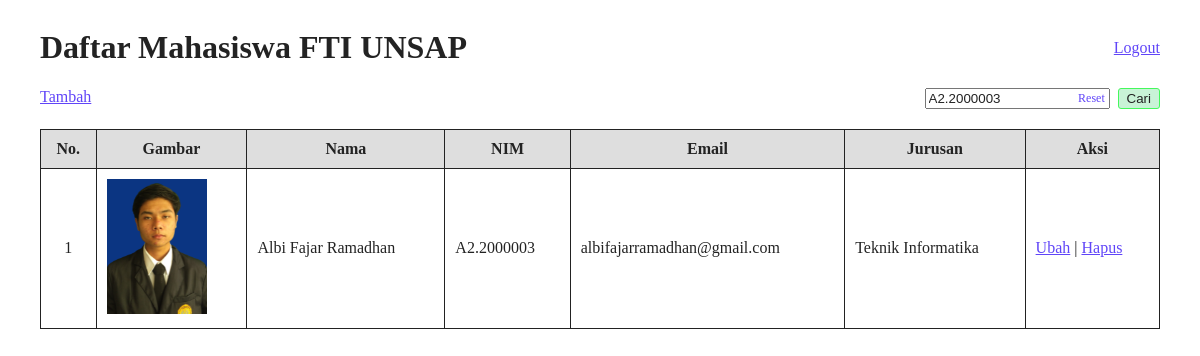
Page /index.php?keyword=A2.2000003 (signed in) on the committed database.
### tables this page shows
CREATE TABLE `mahasiswa` (
  `id` int(11) NOT NULL,
  `nama` varchar(100) DEFAULT NULL,
  `nim` char(10) DEFAULT NULL,
  `email` varchar(100) DEFAULT NULL,
  `jurusan` varchar(100) DEFAULT NULL,
  `gambar` varchar(100) DEFAULT NULL
);

### functions.php (called while the page is built, shortened)
<?php
$connection = mysqli_connect('localhost','root','','phpdasar');
function query($query){
    global $connection;
    $result = mysqli_query($connection, $query);
    $rows = [];
    while($row = mysqli_fetch_assoc($result)) {
        $rows[] = $row;
    }
    return $rows;
}

### index.php (the view, shortened to what this page needs)
<?php
require "functions.php";
$mahasiswa = query("SELECT * FROM mahasiswa");
$keyword = "";
if(isset($_GET['keyword'])){
    $keyword = $_GET['keyword'];
    $query = "SELECT * FROM mahasiswa WHERE
      nim LIKE '%$keyword%' OR
      nama LIKE '%$keyword%' OR
      email LIKE '%$keyword%' OR
      jurusan LIKE '%$keyword%'";
    $mahasiswa = query($query);
}
?>
<!doctype html>
<html lang="en">
  <head>
    <link rel="stylesheet" href="./style.css?v=12">
  </head>
  <body>
    <main>
      <div class="d-flex" style="align-items: center; justify-content: space-between;">
        <h1>Daftar Mahasiswa FTI UNSAP</h1>
        <a href="logout.php">Logout</a>
      </div>
      <div class="d-flex justify-content-between" style="margin-bottom: 20px">
        <a href="tambah.php" style="display: inline-block;">Tambah</a>
        <form method="get" action="" class="d-flex" style="gap:.5rem;">
          <div style="position: relative;">
            <input type="text" name="keyword" value="<?=$keyword?>">
            <?if(isset($_GET['keyword'])):?>
              <a href="?" class="reset-btn">Reset</a>
            <?php endif; ?>
          </div>
          <div><button class="btn green" type="submit" style="display: inline-block">Cari</button></div>
        </form>
      </div>
        <table class="table-style" cellspacing="0" cellpadding="10" style="width: 100%;">
            <tr>
                <th class="text-center">No.</th>
                <th>Gambar</th>
                <th>Nama</th>
                <th>NIM</th>
                <th>Email</th>
                <th>Jurusan</th>
                <th>Aksi</th>
            </tr>
            <?php if (!empty($mahasiswa)):?>
              <?php foreach ($mahasiswa as $i=>$mhs):?>
              <tr>
                  <td class="text-center"><?=$i+=1?></td>
                  <td><img width="100px" src="img/<?= $mhs['gambar']?>" alt=""></td>
                  <td><?= $mhs['nama']?></td>
                  <td><?= $mhs['nim']?></td>
                  <td><?= $mhs['email']?></td>
                  <td><?= $mhs['jurusan']?></td>
                  <td>
                    <a href="ubah.php?id_ubah=<?= $mhs['id']?>">Ubah</a> |
                    <a href="hapus.php?id_hapus=<?= $mhs['id']?>">Hapus</a>
                  </td>
              </tr>
              <?php endforeach; ?>
            <?php endif?>
        </table>
    </main>
  </body>
</html>

### style.css (style rules this page uses)
* { color: #232323; }
a { color: #6045f8 !important; }
main { width: 100%; padding-left: 2rem; padding-right: 2rem; padding-bottom: 3rem; box-sizing: border-box !important; }
.btn, ul.input-list li button { padding-top: .125rem; padding-bottom: .125rem; background-color: #fefefa; padding-left: .5rem; padding-right: .5rem; border-radius: 3px; display: inline-block; }
.btn.green, ul.input-list li button.green { background-color: #c9f3d7; border: solid 1px #45f85d; color:#222 }
.table-style td { border: 1px solid #222; }
.table-style th { border: 1px solid #222; background-color: #dedede; }
.table-style { width: 100%; border-collapse: collapse; border: 1px solid #222; }
.d-flex { display: flex }
.justify-content-between { justify-content: space-between; }
.text-center { text-align: center; }
.reset-btn { display: block; position: absolute; right:0.3rem; top: 0; bottom:0; font-size:12px; text-decoration: none; display: flex; align-items: center; }

### rows in the picture
mahasiswa: i "1", gambar (picture), nama "Albi Fajar Ramadhan", nim "A2.2000003", email "albifajarramadhan@gmail.com", jurusan "Teknik Informatika"
